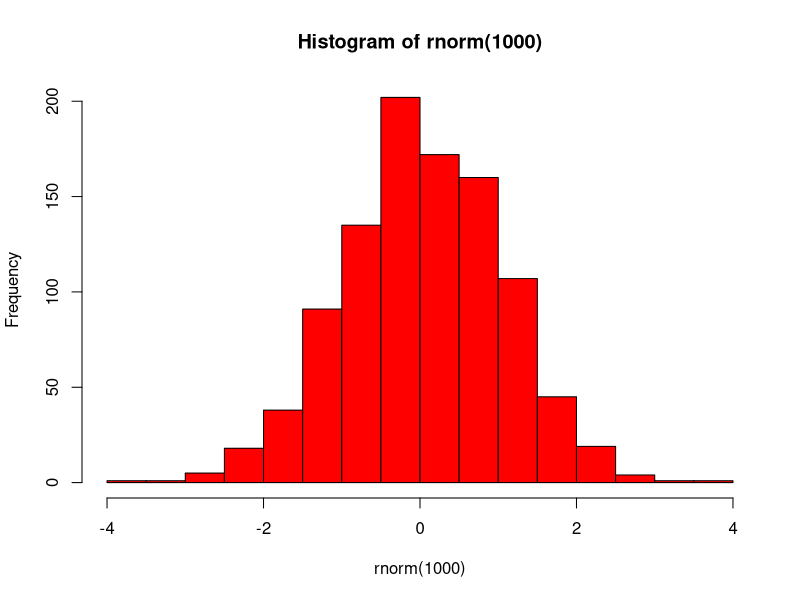

The R source for this figure:
## ---- chunk 1
hist(rnorm(1000),  col='red')

